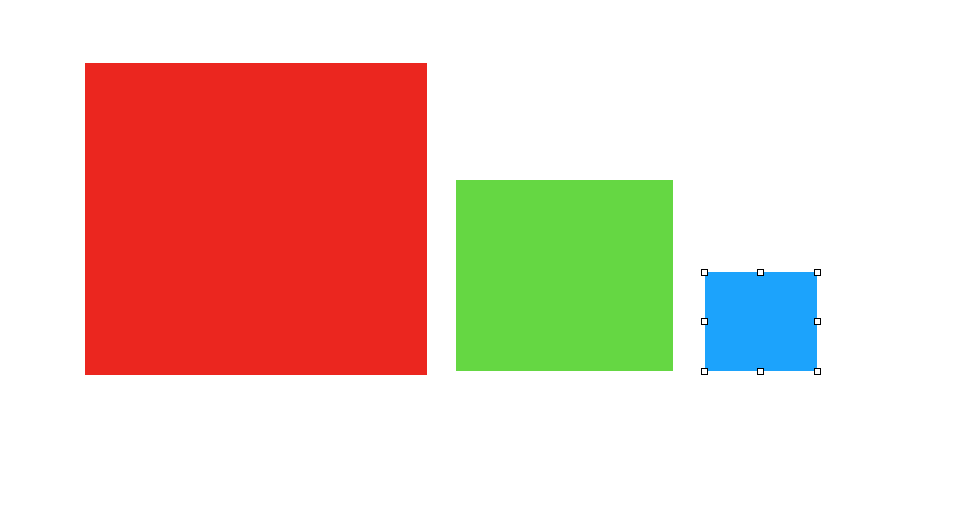
#> input picture InternationalDays_ImageProcessing/InternationalDays_ImageProcessing/imgcolor.png, 954 x 506 px
$ python simpletruncbinarization.py
#> lines starting #> are read from the running program, lines starting #| are printed output that depends on the picture
import cv2

image = cv2.imread('imgcolor.png',0) #Read image in grayscale
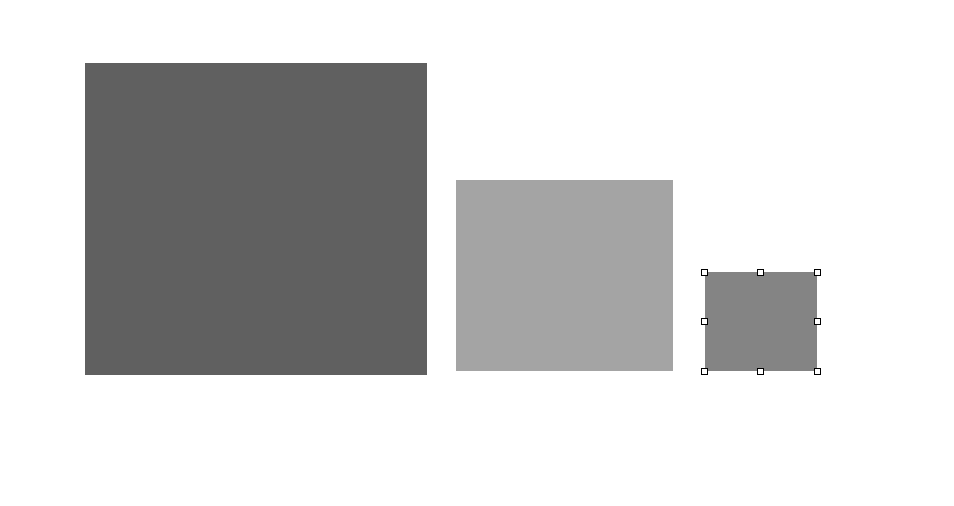
#> image: shape (506, 954); min 0, max 255, mean 209.1
cv2.imshow('Loaded image',image) # Plot grayscale image
ret, thresh1 = cv2.threshold(image, 150, 255, cv2.THRESH_TRUNC) # Apply binarization with threshold of 150
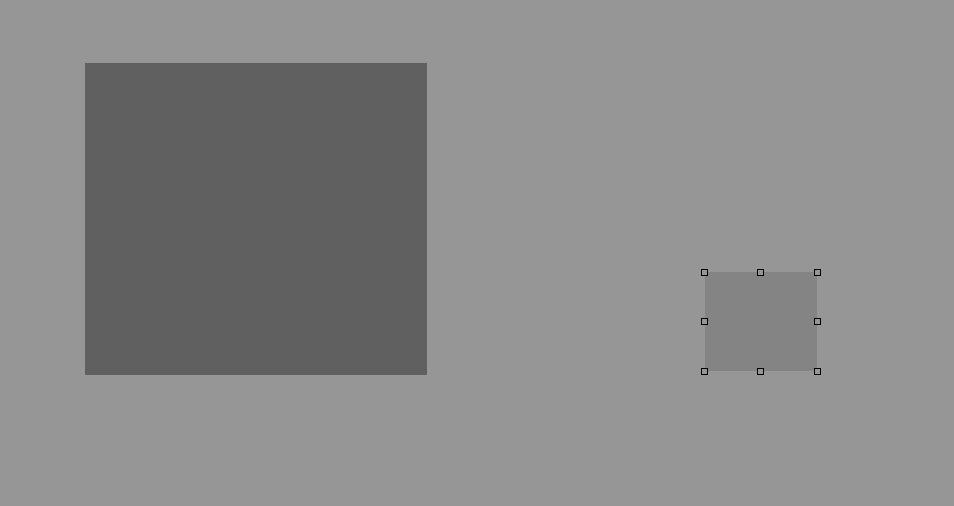
#> thresh1: shape (506, 954); min 0, max 150, mean 137.6
cv2.imshow('Thresholded image: 150',thresh1) # Plot the binarized image
cv2.waitKey(0) # Close windows
print(ret)
cv2.destroyAllWindows()

$ run again, with InternationalDays_ImageProcessing/InternationalDays_ImageProcessing/color.png copied over InternationalDays_ImageProcessing/InternationalDays_ImageProcessing/imgcolor.png
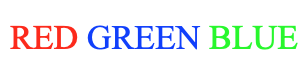
#> input picture InternationalDays_ImageProcessing/InternationalDays_ImageProcessing/color.png, 306 x 76 px
#> `image = cv2.imread('imgcolor.png',0)`:
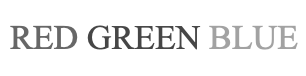
#> image: shape (76, 306); min 70, max 255, mean 240.5
#> `ret, thresh1 = cv2.threshold(image, 150, 255, cv2.THRESH_TRUNC)`:
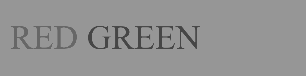
#> thresh1: shape (76, 306); min 70, max 150, mean 146.4
